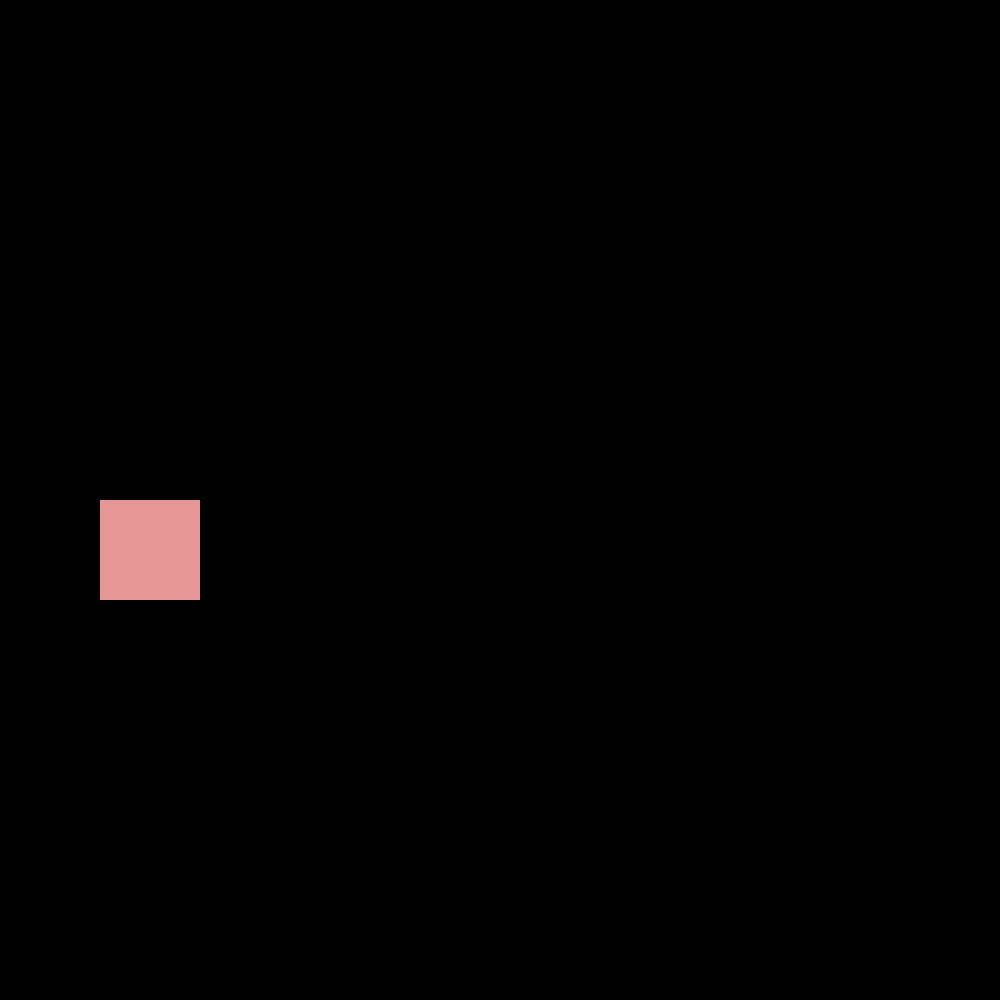
Frame 1 (no input)
Frame 60 (the mouse pressed at the canvas centre just before this capture): identical to frame 1, image omitted
Frame 120 (the mouse held since frame 60 and released just before this capture): identical to frame 1, image omitted

The Processing sketch that drew this single still picture (run headless with seeded random() and noise(); from frame 60 on, the mouse is pressed at the canvas centre):

// Processing sketch: Week_3_Homework
// ── Week_3_Homework.pde
//https://processing.org/examples/mousefunctions.html
float yC = 550;
float xC = 150;
float yC1, xC1, yC2, xC2;
float yR = 500;
float xR = 100;
float yR1 = 200;
float xR1 = 600;
float yR2 = 900;
float xR2, yR3;
float xR3 = 300;
int sizeR1 = 200;
int sizeC = 50;
int sizeR = 100;
int sizeC1 = 100;
boolean Cclicked, Cc, movedR, movedR1, overBox, locked, locked1, RinSq, overR, Pcirc, overC = false;
float xOffset, yOffset, xOffset1, yOffset1 = 0;
float angle = 0.0f;
float incr = 0.05;
Buttons c1, c2, c3, r1;
ArrayList<Buttons> circles = new ArrayList<Buttons>();

void setup()
{
  size(1000, 1000);
  noStroke();
  yC1 = height/2;
  xC1 = width/2;
  yC2 = height/2;
  xC2 = width/2;
  xR2 = width/2;
  yR3 = height/2;
}

void draw()
{
  background(0);
  c1 = new Buttons(xC, yC, sizeC, 0, 0, 0, 0, 0, 0, 0);
  c1.display();
  overBox();
  overR();
  if(Cc)
  {
    CC();
  }
  colors();
  spin();
}

void overBox()
{
  fill(230, 150, 150);
  r1 = new Buttons(0, 0, 0, 0, 0, 0, 0, xR, yR, sizeR);
  r1.display();
}

void overR()
{
  c2 = new Buttons(xC1, yC1, sizeC1, 0, 0, 0, 0, 0, 0, 0);
  c2.overR();
}

void colors()
{
  circles.add(new Buttons(0, 0, sizeC/2, xC, yC, 0, 0, 0, 0, 0));
  for(Buttons b : circles)
  {
    b.colors();
  }
}

void spin()
{
  c3 = new Buttons(0, 0, sizeC/2, 0, 0, xC, yC, 0, 0, 0);
  c3.spin();
}

void CC()
{
  background(100, 100, 100);
  c1 = new Buttons(xC2, yC2, sizeC/2, 0, 0, 0, 0, 0, 0, 0);
  c1.display();
  fill(0, 100);
  r1 = new Buttons(0, 0, 0, 0, 0, 0, 0, xR2, yR2, sizeC);
  r1.display();
  r1 = new Buttons(0, 0, 0, 0, 0, 0, 0, xR3, yR3, sizeC);
  r1.display();
}

// ── Buttons.pde
class Buttons
{
  float x;
  float y;
  int s;
  float x1;
  float y1;
  float x2;
  float y2;
  float xR;
  float yR;
  float sR;
  
  Buttons(float x0, float y0, int s0, float x10, float y10, float x20, float y20, float xR0, float yR0, float sR0)
  {
    x = x0;
    y = y0;
    s = s0;
    x1 = x10;
    y1 = y10;
    x2 = x20;
    y2 = y20;
    xR = xR0;
    yR = yR0;
    sR = sR0;
  }
  
  void display()
  { 
    ellipse(x, y, s, s);
    rectMode(CORNER);
    rect(xR, yR, sR, sR);
    
    float d2 = dist(xR, yR, x, y);
    if(d2 > sR)
    {
      movedR = true;
    }
    else
    {
      movedR = false;
    }
    
    float d4 = dist(mouseX, mouseY, xC2, yC2);
    if(d4 < sizeC/2)
    {
      overC = true;
    }
    else
    {
      overC = false;
    }
    
    float d = dist(mouseX, mouseY, xR, yR);
    if(d < sR)
    {
      overBox = true;
      movedR = false;
    }
    else
    {
      overBox = false;
    }
    
    float d3 = dist(xR, yR, xC, yC);
    if(d3 > sizeC)
    {
      movedR1 = true;
    }
    else
    {
      movedR1 = false;
    }
    
    if(xR+sizeR > xR1 && xR < xR1+sizeR1 && yR+sizeR > yR1 && yR < yR1+sizeR1)
    {
      overR = true;
      RinSq = true;
    }
    else
    {
      overR = false;
      RinSq = false;
    }
    
    if(Cclicked)
    {
      background(255, 255, 0);
      fill(170, 240, 165);
      rect(xR1, yR1, sizeR1, sizeR1);
      fill(230, 150, 150);
      rect(xR, yR, sR, sR);
    }
  }
  
  void overR()
  { 
    if(overR && RinSq)
    {
      ellipse(x, y, s, s);
    }
  }
  
  void colors()
  {
    if(xC2 > xR2 && xC2 < xR2+sizeC && yC2 > yR2 && yC2 < yR2+sizeC)
    {
      x1 = random(s, width - s);
      y1 = random(s, height - s);
      fill(random(0, 255), random(0, 255), random(0, 255));
      ellipse(x1, y1, s, s);
    }
  }
  
  void spin()
  {
    if(xC2 > xR3 && xC2 < xR3+sizeC && yC2 > yR3 && yC2 < yR3+sizeC)
    {
      for(int i = 0; i < width; i++)
      {
        y2 = height/2 + sin(angle) * (height/2 - sizeC/2);
        x2 = i++;
        fill(200, 200);
        ellipse(x2, y2, s, s);
        angle += incr;
      }
    }
  }
}
void mouseClicked()
{
  float d1 = dist(mouseX, mouseY, xC, yC);
  if(d1 < sizeC/2 && movedR)
  {
    Cclicked = true;
  } 
  else
  {
    Cclicked = false;
  }
  float d3 = dist(mouseX, mouseY, xC1, yC1);
  if(d3 < sizeC1/2)
  {
    Cc = true;
  }
  else
  {
    Cc = false;
  }
}

void mousePressed()
{
  if(overBox)
  {
    locked = true;
    xOffset = mouseX-xR;
    yOffset = mouseY-yR;
  }
  else
  {
    locked = false;
  }
  if(overC)
  {
    locked1 = true;
    xOffset1 = mouseX-xC2;
    yOffset1 = mouseY-yC2;
  }
  else
  {
    locked1 = false;
  }
}

void mouseDragged()
{
  if(locked)
  {
    xR = mouseX-xOffset;
    yR = mouseY-yOffset;
  }
  if(locked1)
  {
    xC2 = mouseX-xOffset1;
    yC2 = mouseY-yOffset1;
  }
}

void mouseReleased()
{
  locked = false;
  locked1 = false;
}

// ── CircleB.pde
class CircleB{
  float x;
  float y;
  int s;
  boolean Cclicked = false;
  
  CircleB(float x0, float y0, int s0){
    x = x0;
    y = y0;
    s = s0;
  }
  
  void display(){
      ellipse(x, y, s, s);
    }
}

// ── SquareB.pde
class SquareB
{
  float x;
  float y;
  float s;
  SquareB(float x0, float y0, float s0)
  {
    x = x0;
    y = y0;
    s = s0;
  }
  
  void display()
  {
    rectMode(CORNER);
    rect(x, y, s, s);
  }
}
